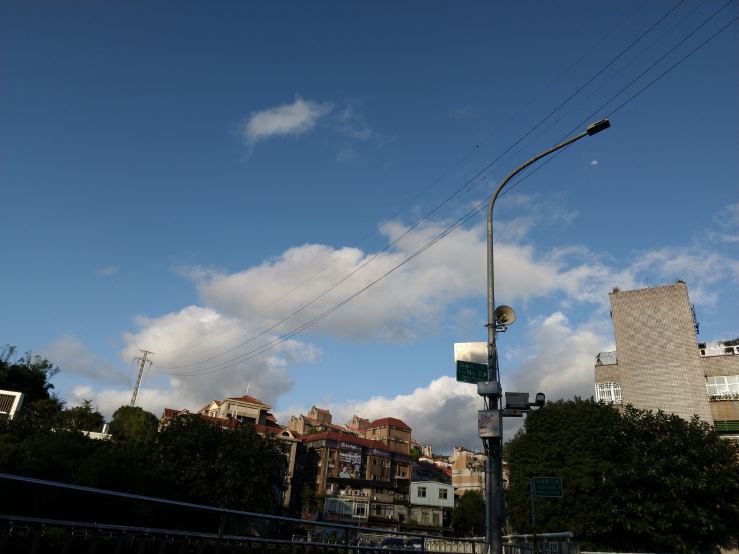
#> input picture hw3/resource/frame2.jpg, 1478 x 1108 px, given in place of ., which was not available (shown at 1/2 size)
$ python -i utils.py   (imports and definitions only)
#> lines starting #> are read from the running program, lines starting #| are printed output that depends on the picture; pictures that were not available may be replaced by others from this repository, and a replacement may not be noted
# ============================================================================
# File: util.py
# Date: 2025-03-11
# Author: TA
# Description: Utility functions to process BoW features and KNN classifier.
# ============================================================================

import numpy as np
from PIL import Image
from tqdm import tqdm
from cyvlfeat.sift.dsift import dsift
from cyvlfeat.kmeans import kmeans
from scipy.spatial.distance import cdist
from sklearn.decomposition import PCA
from time import time
import matplotlib.pyplot as plt


CAT = ['Kitchen', 'Store', 'Bedroom', 'LivingRoom', 'Office',
       'Industrial', 'Suburb', 'InsideCity', 'TallBuilding', 'Street',
       'Highway', 'OpenCountry', 'Coast', 'Mountain', 'Forest']

CAT2ID = {v: k for k, v in enumerate(CAT)}

########################################
###### FEATURE UTILS              ######
###### use TINY_IMAGE as features ######
########################################

###### Step 1-a
def get_tiny_images(img_paths: str):
    '''
    Build tiny image features.
    - Args: :
        - img_paths (N): list of string of image paths
    - Returns: :
        - tiny_img_feats (N, d): ndarray of resized and then vectorized
                                 tiny images
    NOTE:
        1. N is the total number of images
        2. if the images are resized to 16x16, d would be 256
    '''
#> called with img_paths = '../../../hw3/resource/frame2.jpg'

    #################################################################
    # TODO:                                                         #
    # To build a tiny image feature, you can follow below steps:    #
    #    1. simply resize the original image to a very small        #
    #       square resolution, e.g. 16x16. You can either resize    #
    #       the images to square while ignoring their aspect ratio  #
    #       or you can first crop the center square portion out of  #
    #       each image.                                             #
    #    2. flatten and normalize the resized image.                #
    #################################################################

    tiny_img_feats = []

    for path in tqdm(img_paths):
        # Load image
        img = Image.open(path)
#> img is the input picture: PIL image 1478x1108 RGB; mean R, G, B 75.9, 94.6, 114.1

        # Convert to grayscale first for better feature representation
        if img.mode != 'L':
            img = img.convert('L')
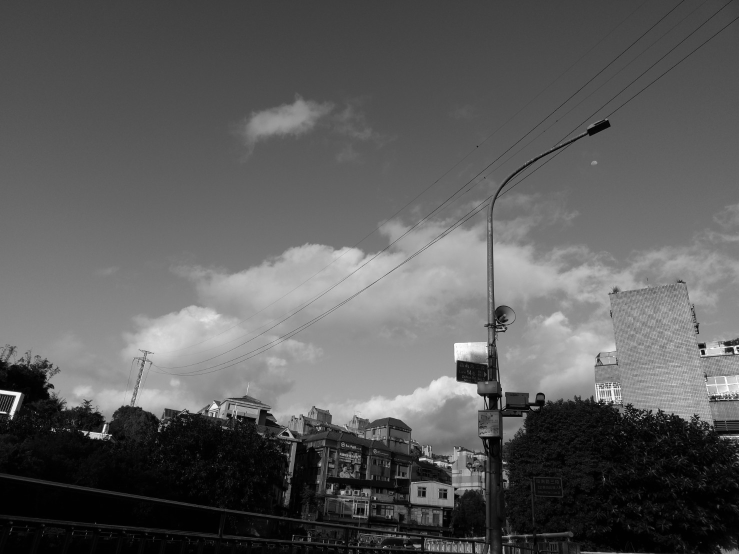
#> img: PIL image 1478x1108 L (shown at 1/2 size); min 0, max 255, mean 91.2

        # Apply center crop to maintain aspect ratio (optional)
        width, height = img.size
#> width = 1478; height = 1108
        crop_size = min(width, height)
#> crop_size = 1108
        left = (width - crop_size) // 2
#> left = 185
        top = (height - crop_size) // 2
#> top = 0
        right = left + crop_size
#> right = 1293
        bottom = top + crop_size
#> bottom = 1108
        img = img.crop((left, top, right, bottom))
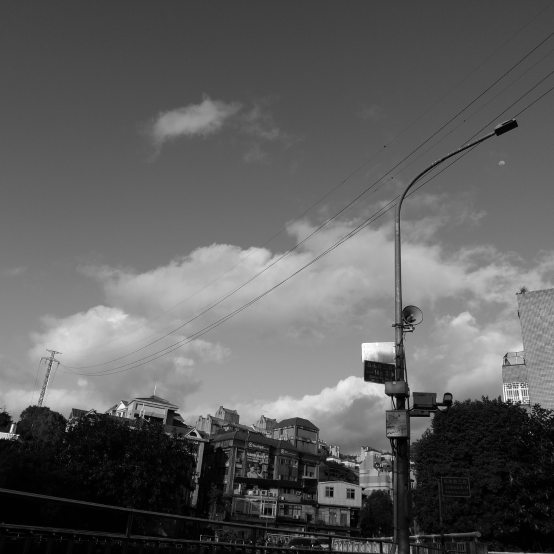
#> img: PIL image 1108x1108 L (shown at 1/2 size); min 0, max 255, mean 93.9

        # Resize to tiny image (16x16)
        img = img.resize((16, 16), Image.LANCZOS)  # LANCZOS resampling preserves more detail
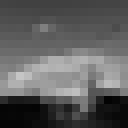
#> img: PIL image 16x16 L (shown 8 times larger); min 3, max 197, mean 93.8

        # Convert to numpy array
        img = np.array(img, dtype=np.float32)

        # Flatten the image
        img = img.flatten()
#> img = 256 values, max 197 at index 146, min 3 at index 205, mean 93.8

        # Zero-mean normalization improves robustness
        img = img - np.mean(img)
#> img = 256 values, max 103.2 at index 146, min -90.8 at index 205, mean 0

        # L2 normalization (unit vector)
        norm = np.linalg.norm(img)
#> norm = 807.7
        if norm > 0:
            img = img / norm
#> img = 256 values, max 0.128 at index 146, min -0.112 at index 205, mean 6.98e-10
#> pass 3 of the loop in get_tiny_images, `for path in tqdm(img_paths):`:
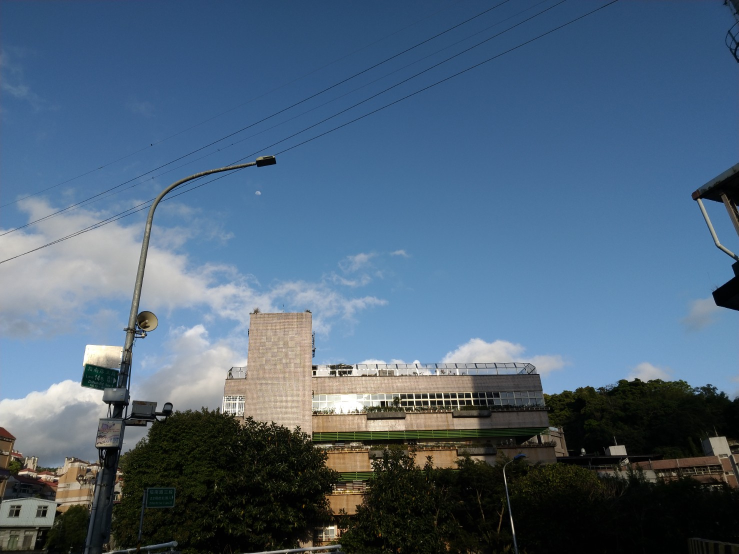
#> input picture hw3/resource/frame3.jpg, 1478 x 1108 px, given in place of , which was not available (shown at 1/2 size)
#> in get_tiny_images, img is the input picture: PIL image 1478x1108 RGB; mean R, G, B 77.7, 99.6, 121
#> in get_tiny_images, `img = img.convert('L')`:
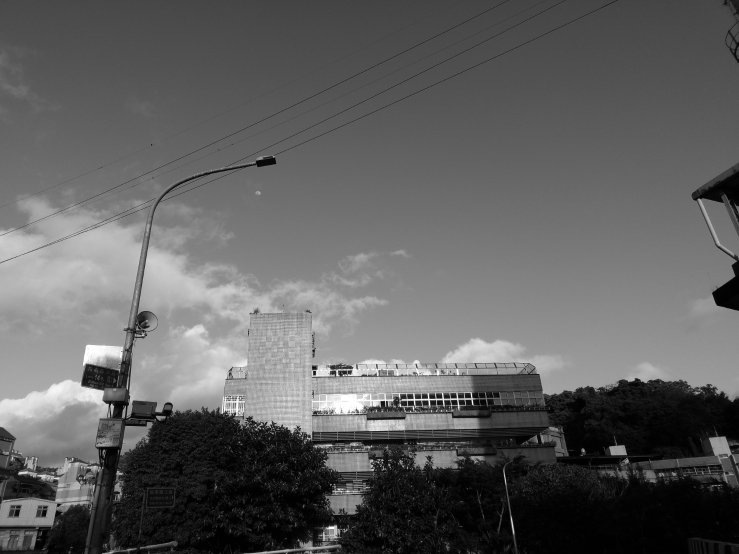
#> img: PIL image 1478x1108 L (shown at 1/2 size); min 0, max 255, mean 95.5
#> in get_tiny_images, `img = img.resize((16, 16), Image.LANCZOS)`:
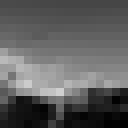
#> img: PIL image 16x16 L (shown 8 times larger); min 0, max 207, mean 93.8
#> in get_tiny_images, `img = img.flatten()`: img = 256 values, max 207 at index 183, min 0 at index 253, mean 93.79
#> in get_tiny_images, `img = img - np.mean(img)`: img = 256 values, max 113.2 at index 183, min -93.79 at index 253, mean 0
#> norm = 786.4
#> in get_tiny_images, `img = img / norm`: img = 256 values, max 0.144 at index 183, min -0.119 at index 253, mean -2.33e-10
#> the loop made 11 passes; the first 3 are shown

        # Add to feature list
        tiny_img_feats.append(img)

    return tiny_img_feats

#########################################
###### FEATURE UTILS               ######
###### use BAG_OF_SIFT as features ######
#########################################

###### Step 1-b-1
# [232 lines left out: functions build_vocabulary, get_bags_of_sifts, nearest_neighbor_classify, not called in this run]

#> (the run stopped early here; a loop or call above may not have finished)
